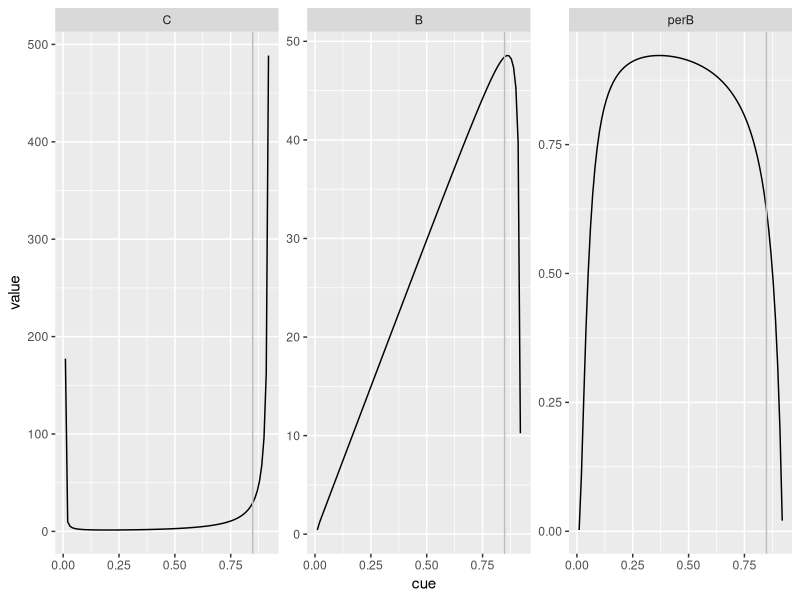
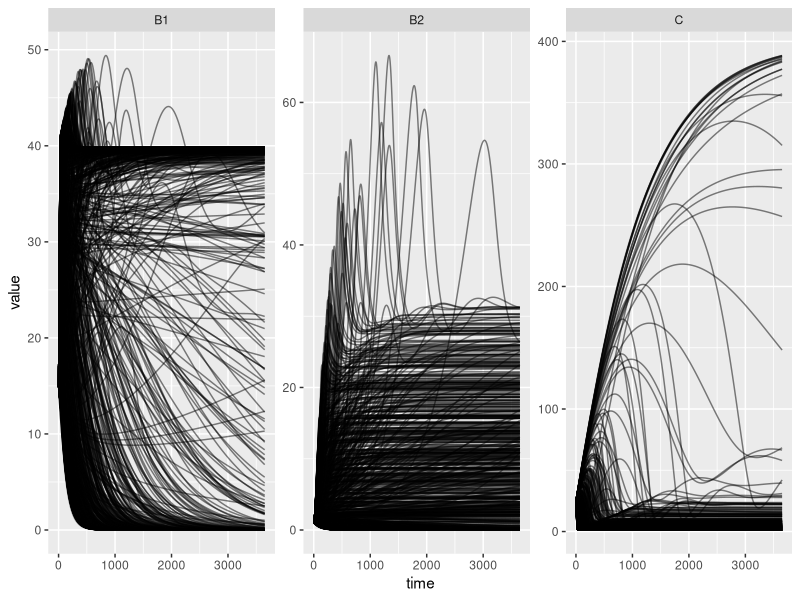
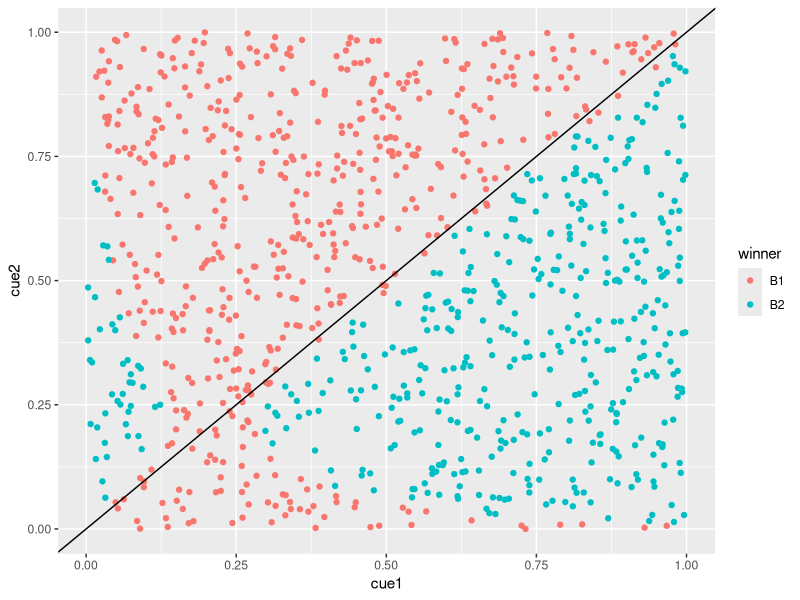

Source code (R) for these figures, in order:
## ---- chunk 1
library(assertthat)
library(reshape2)
library(ggplot2)
library(plyr)
parm <- list(h=1e-2, k=10, I=0.6, m=0.001)
##Cap m < 0.2
##cue/h < 0.05
parm$a <- with(parm, 100*h*(k+100)/100)
parm$b <- 5

steady.state <- data.frame(cue=seq(0, 1, length=1e2))
#steady.state$v <- with(parm, b-a*steady.state$cue)
steady.state$v <- with(parm, a*exp(-b*steady.state$cue))
steady.state$check.C <- steady.state$cue*steady.state$v > parm$h
steady.state$check.B <- steady.state$cue*steady.state$v > with(parm, m*k*h/I+h)
summary(steady.state)
assert_that(any(steady.state$check.C & steady.state$check.B))

steady.state$C <- with(parm, h*k/(steady.state$cue*steady.state$v-h))
steady.state$B <- with(parm, steady.state$cue/h*(I-m*steady.state$C))
steady.state$perB <- steady.state$B/(steady.state$C + steady.state$B)

bestCUE <- steady.state$cue[which.max(subset(steady.state, check.C & check.B)$B)]

plotdf <- melt(steady.state, measure.vars=c('C', 'B', 'perB'))
ggplot(subset(plotdf, check.C & check.B)) + geom_line(aes(x=cue, y=value)) + facet_wrap(~variable, scales='free') + geom_vline(xintercept=bestCUE, color='grey')
## ---- chunk 2
library(deSolve)

ans <- data.frame()
parmArr <- data.frame()
for(ii in 1:1e3){
  cue <- runif(2)
  
  parm <- list(index=ii, I=0.4, m=0.001, 
               h1=1e-2, k1=10, cue1=cue[1],
               h2=1e-2, k2=10, cue2=cue[2])
  
  parm$a1 <- with(parm, 100*h1*(k1+100)/100)
  parm$b1 <- 5
  parm$v1 <- with(parm, a1*exp(-b1*cue1))
  
  parm$a2 <- with(parm, 100*h2*(k2+100)/100)
  parm$b2 <- 5
  parm$v2 <- with(parm, a2*exp(-b2*cue2))
  
  dC <- function(t, y, parms){
    B1 <- y[1]; B2 <- y[2]; C <- y[3]
    with(parms,{
      ans <- c(v1*B1*C/(k1+C)*cue1 - h1*B1,
               v2*B2*C/(k2+C)*cue2 - h2*B2,
               I-m*C-v1*B1*C/(k1+C)*cue1-v2*B2*C/(k2+C))
      return(list(ans))
    })
 
  }
  timearr <- seq(0, 365*10, length=1000)
  evolution <- lsoda(y=c(B1=15, B2=1, C=25), timearr, dC, parms=parm)
  temp <- as.data.frame(evolution)
  temp$time <- timearr
  temp$index <- ii
  parm$winner <- names(temp)[2:3][which.max(temp[1000, 2:3])]
  if(any(temp[1000, ] < 0)) parm$winner <- NA
  parmArr <- rbind.fill(parmArr, as.data.frame(parm))
  
  ans <- rbind.fill(ans, temp)
}

plotdf <- melt(ans, id.vars=c('time', 'index'))
ggplot(plotdf) + geom_line(aes(x=time, y=value, group=index), alpha=0.5) + facet_wrap(~variable, scale='free')

ggplot(parmArr) + geom_point(aes(x=cue1, y=cue2, color=winner)) + geom_abline(slope=1)
